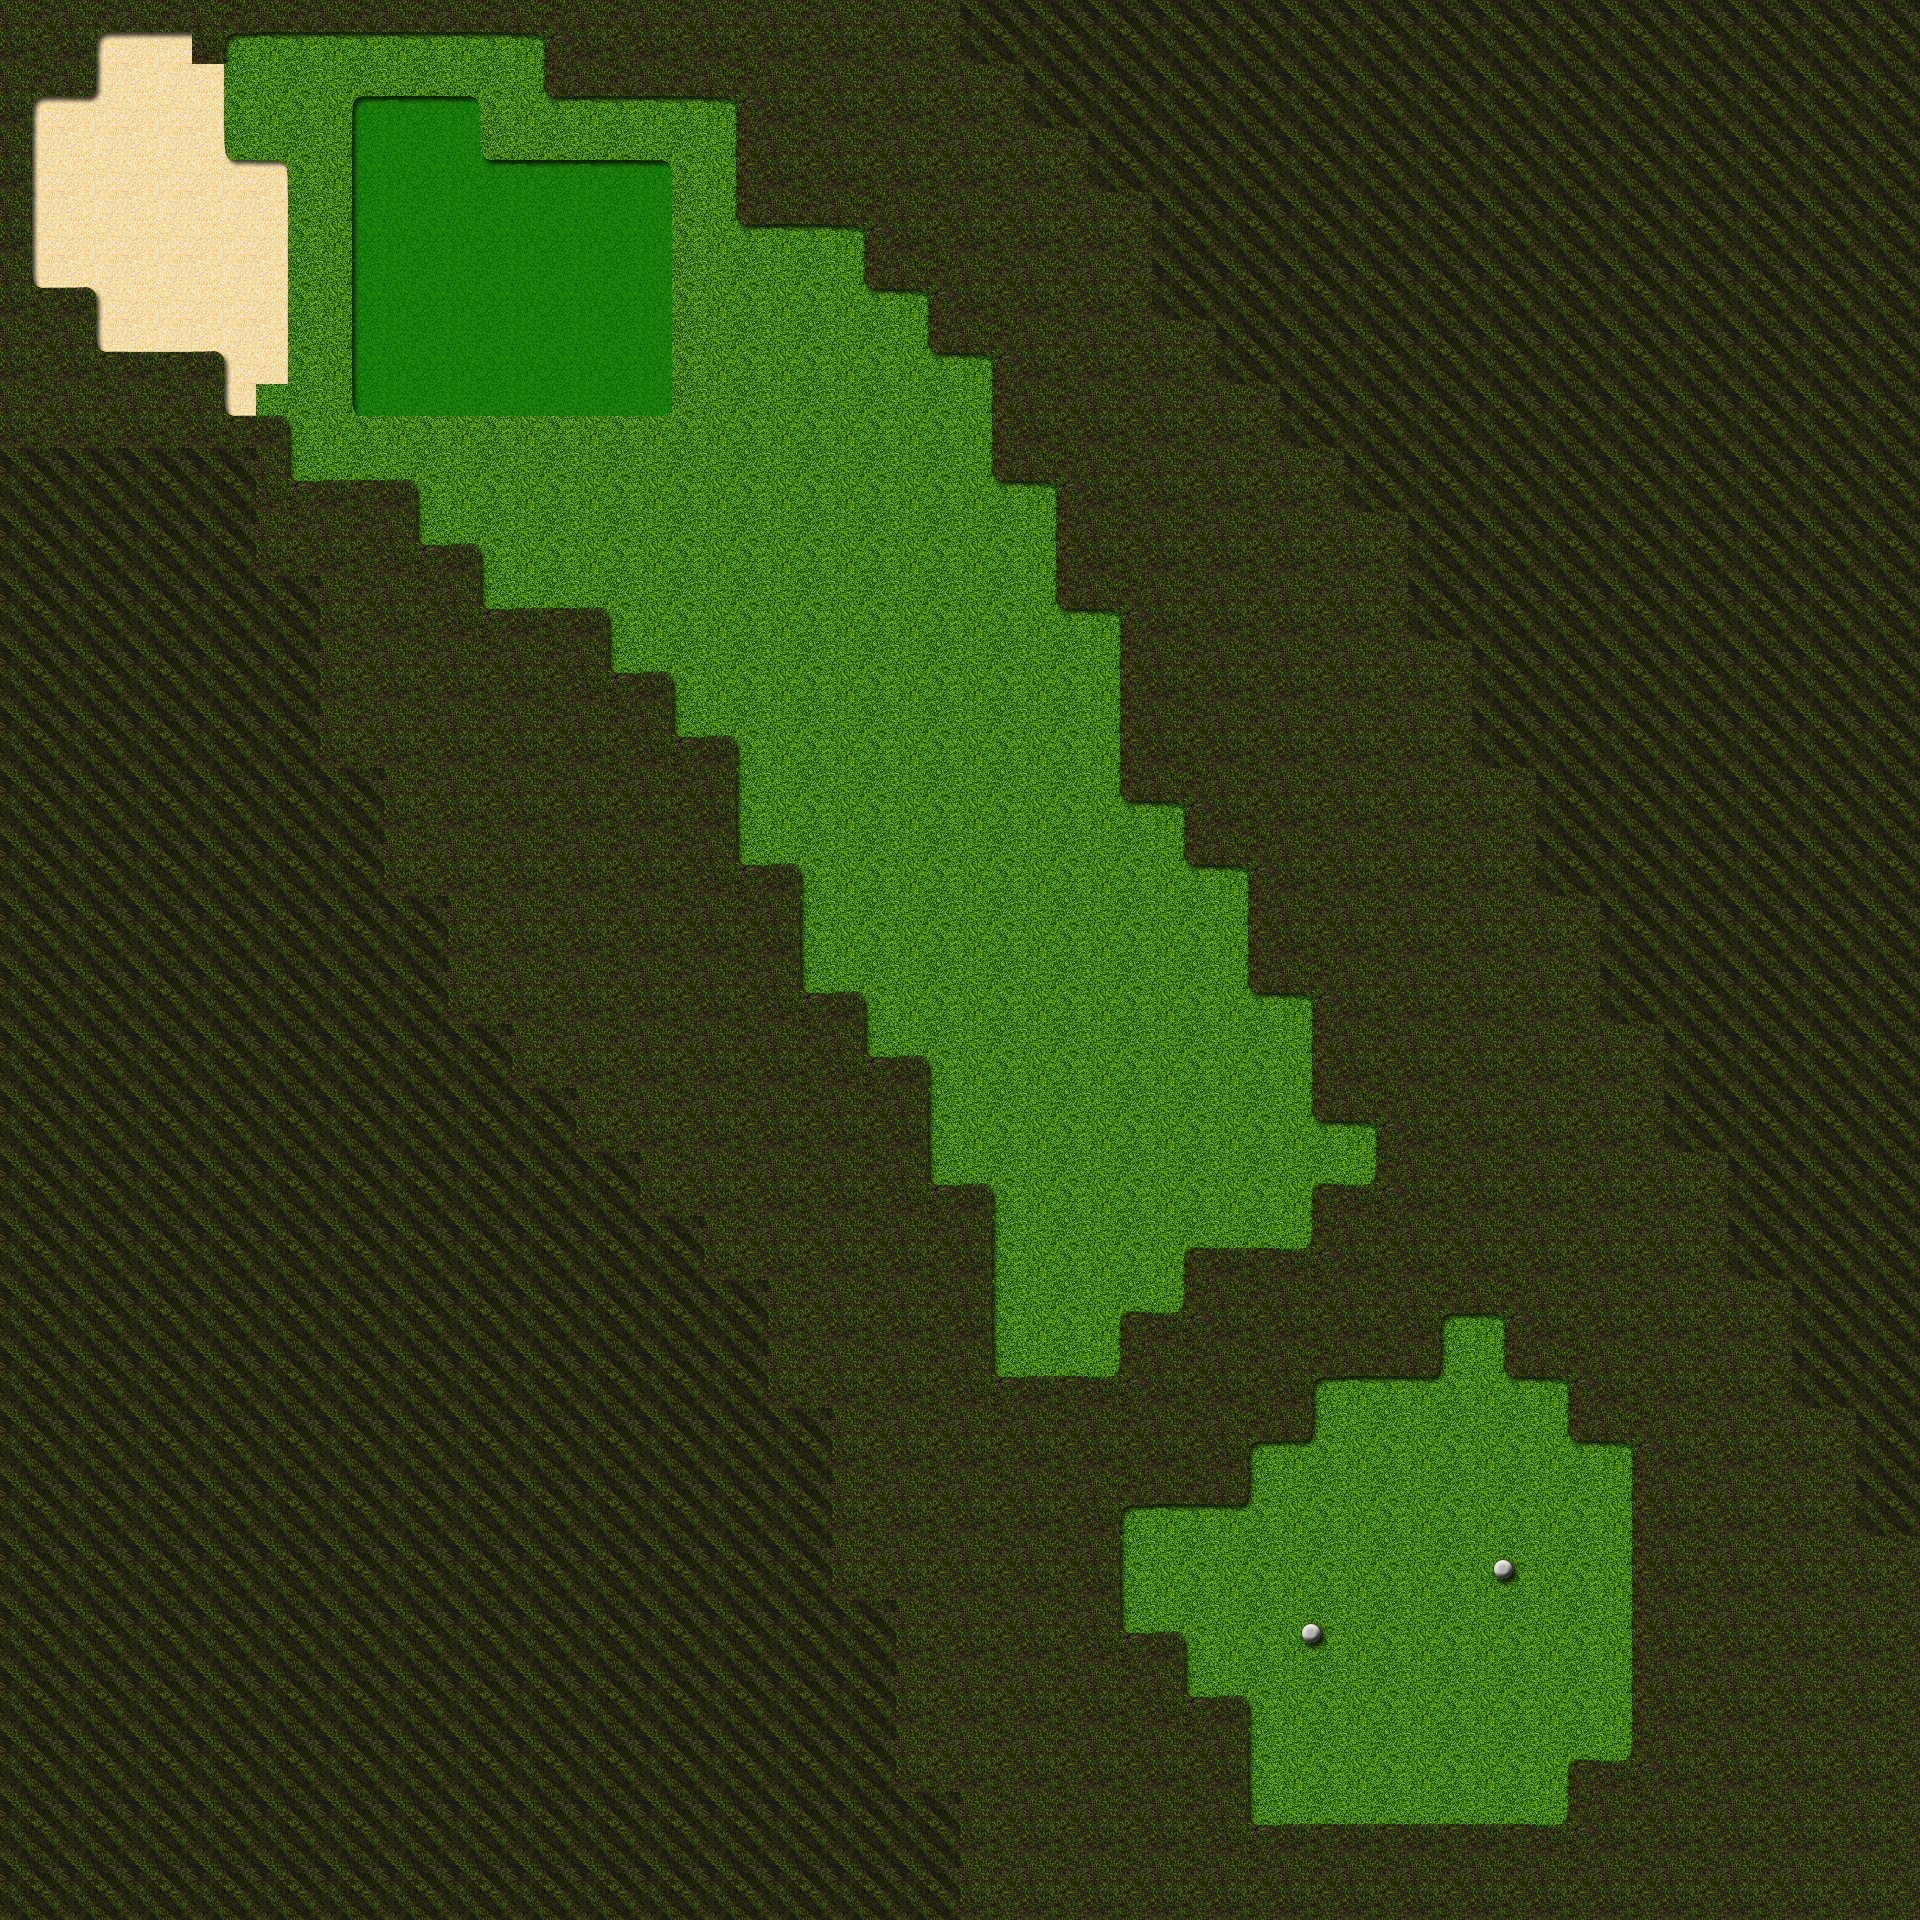

A 2D game scene composited from a Tiled map and its tileset images. What follows is a short description and the map's XML, with each tile layer's data collapsed to a summary:
An orthogonal 30x30 tile map with 64x64 px tiles, 1 tile layer (Tile Layer 1), 2 tilesets and 23 objects (Hole, Tee).

<map version="1.0" orientation="orthogonal" width="30" height="30" tilewidth="64" tileheight="64">
 <tileset firstgid="1" name="Golf" tilewidth="64" tileheight="64">
  <image source="tilemap.png" width="1024" height="1024" />
  <terraintypes>
   <terrain name="Rough" tile="0" />
   <terrain name="Fairway" tile="1" />
   <terrain name="Green" tile="16" />
   <terrain name="Bunker" tile="17" />
   <terrain name="Water" tile="19" />
  </terraintypes>
  <tile id="0" terrain="0,0,0,0" />
  <tile id="1" terrain="1,1,1,1" />
  <tile id="2" terrain="0,0,0,0" />
  <tile id="3" terrain="1,1,1,1" />
  <tile id="4" terrain="1,2,1,2" />
  <tile id="5" terrain="2,1,2,1" />
  <tile id="6" terrain="1,1,1,2" />
  <tile id="7" terrain="1,1,2,1" />
  <tile id="16" terrain="2,2,2,2" />
  <tile id="17" terrain="3,3,3,3" />
  <tile id="18" terrain="2,2,2,2" />
  <tile id="19" terrain="4,4,4,4" />
  <tile id="20" terrain="2,2,1,1" />
  <tile id="21" terrain="1,1,2,2" />
  <tile id="22" terrain="1,2,1,1" />
  <tile id="23" terrain="2,1,1,1" />
  <tile id="32" terrain="1,1,1,3" />
  <tile id="33" terrain="1,1,3,1" />
  <tile id="34" terrain="3,3,3,1" />
  <tile id="35" terrain="3,3,1,3" />
  <tile id="44" terrain="1,3,1,3" />
  <tile id="45" terrain="3,1,3,1" />
  <tile id="46" terrain="1,1,1,4" />
  <tile id="47" terrain="1,1,4,1" />
  <tile id="48" terrain="1,3,1,1" />
  <tile id="49" terrain="3,1,1,1" />
  <tile id="50" terrain="3,1,3,3" />
  <tile id="51" terrain="1,3,3,3" />
  <tile id="60" terrain="3,3,1,1" />
  <tile id="61" terrain="1,1,3,3" />
  <tile id="62" terrain="1,4,1,1" />
  <tile id="63" terrain="4,1,1,1" />
  <tile id="64" terrain="4,4,4,1" />
  <tile id="65" terrain="4,4,1,4" />
  <tile id="74" terrain="1,4,1,4" />
  <tile id="75" terrain="4,1,4,1" />
  <tile id="76" terrain="0,0,0,1" />
  <tile id="77" terrain="0,0,1,0" />
  <tile id="78" terrain="1,1,1,0" />
  <tile id="79" terrain="1,1,0,1" />
  <tile id="80" terrain="4,1,4,4" />
  <tile id="81" terrain="1,4,4,4" />
  <tile id="90" terrain="4,4,1,1" />
  <tile id="91" terrain="1,1,4,4" />
  <tile id="92" terrain="0,1,0,0" />
  <tile id="93" terrain="1,0,0,0" />
  <tile id="94" terrain="1,0,1,1" />
  <tile id="95" terrain="0,1,1,1" />
  <tile id="104" terrain="0,1,0,1" />
  <tile id="105" terrain="1,0,1,0" />
  <tile id="106" terrain="3,3,3,0" />
  <tile id="107" terrain="3,3,0,3" />
  <tile id="108" terrain="0,0,0,3" />
  <tile id="109" terrain="0,0,3,0" />
  <tile id="120" terrain="1,1,0,0" />
  <tile id="121" terrain="0,0,1,1" />
  <tile id="122" terrain="3,0,3,3" />
  <tile id="123" terrain="0,3,3,3" />
  <tile id="124" terrain="0,3,0,0" />
  <tile id="125" terrain="3,0,0,0" />
  <tile id="134" terrain="0,3,0,3" />
  <tile id="135" terrain="3,0,3,0" />
  <tile id="136" terrain="0,0,0,4" />
  <tile id="137" terrain="0,0,4,0" />
  <tile id="138" terrain="4,4,4,0" />
  <tile id="139" terrain="4,4,0,4" />
  <tile id="150" terrain="3,3,0,0" />
  <tile id="151" terrain="0,0,3,3" />
  <tile id="152" terrain="0,4,0,0" />
  <tile id="153" terrain="4,0,0,0" />
  <tile id="154" terrain="4,0,4,4" />
  <tile id="155" terrain="0,4,4,4" />
  <tile id="164" terrain="0,4,0,4" />
  <tile id="165" terrain="4,0,4,0" />
  <tile id="166" terrain="2,2,2,1" />
  <tile id="167" terrain="2,2,1,2" />
  <tile id="180" terrain="4,4,0,0" />
  <tile id="181" terrain="0,0,4,4" />
  <tile id="182" terrain="2,1,2,2" />
  <tile id="183" terrain="1,2,2,2" />
 </tileset>
 <tileset firstgid="257" name="Trees" tilewidth="256" tileheight="256">
  <image source="tree_tiles.png" width="512" height="512" />
 </tileset>
 <layer name="Tile Layer 1" width="30" height="30">
  <data>[900 cells, 900 non-empty, 37 distinct tile ids]</data>
 </layer>
 <objectgroup name="Object Layer 1" width="30" height="30">
  <object name="Hole" x="436" y="248">
   <ellipse />
  </object>
  <object name="Tee" x="1404" y="1581" width="20" height="15">
   <ellipse />
  </object>
 </objectgroup>
 <objectgroup name="Object Layer 2" width="30" height="30">
  <object gid="257" x="853" y="1673" />
  <object gid="257" x="1301" y="1211" />
  <object gid="257" x="1593" y="1805" />
  <object gid="257" x="987" y="444" />
  <object gid="257" x="772" y="207" />
  <object gid="257" x="44" y="565" />
  <object gid="257" x="408" y="1103" />
  <object gid="258" x="563" y="1232" />
  <object gid="258" x="1015" y="1933" />
  <object gid="258" x="1165" y="779" />
  <object gid="258" x="936" y="265" />
  <object gid="258" x="-77" y="495" />
  <object gid="259" x="631" y="168" />
  <object gid="259" x="1108" y="665" />
  <object gid="259" x="1376" y="1343" />
  <object gid="259" x="721" y="1601" />
  <object gid="259" x="407" y="1256" />
  <object gid="260" x="915" y="1875" />
  <object gid="260" x="524" y="995" />
  <object gid="260" x="-85" y="160" />
  <object gid="260" x="1124" y="475" />
 </objectgroup>
</map>
